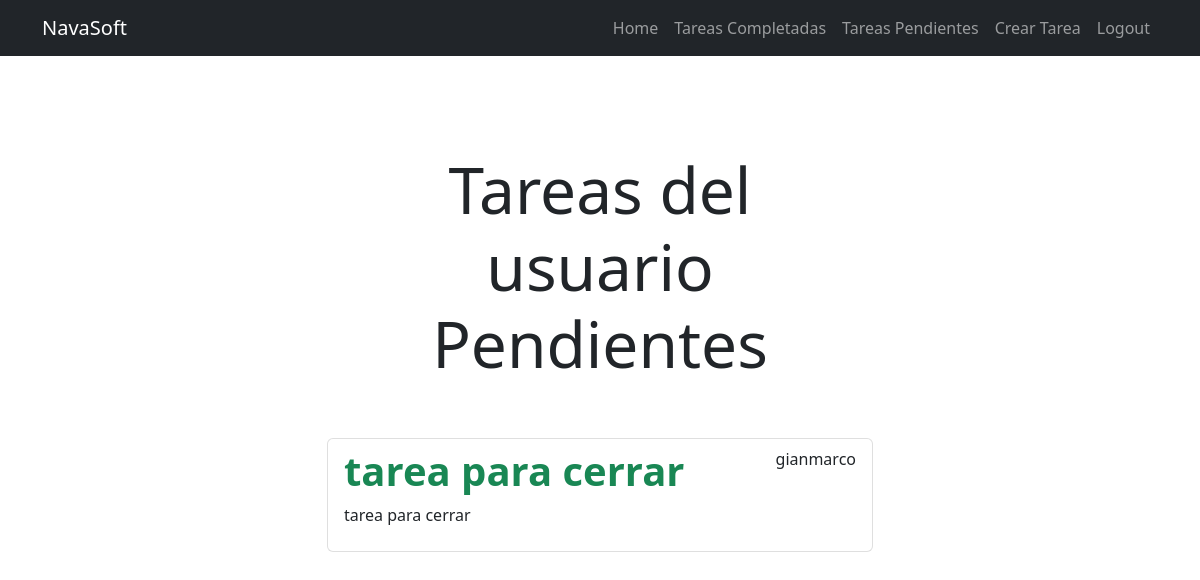
Page /tasks/ (signed in) on the committed database.
### tasks/models.py (models this page shows, shortened)
class Task(models.Model):
  title = models.CharField(max_length=200)
  description = models.TextField(max_length=1000)
  created = models.DateTimeField(auto_now_add=True)
  datecompleted = models.DateTimeField(null=True, blank=True) #tarea completada
  important = models.BooleanField(default=False)
  user = models.ForeignKey(User, on_delete=models.CASCADE)

### tasks/views.py (the view)
# urls.py: path("tasks/", views.tasks, name='tasks'),
@login_required
def tasks(request):
    tasks = Task.objects.filter(user=request.user, datecompleted__isnull=True)
    return render(request, 'tasks.html', {'tasks':tasks})

### tasks/templates/tasks.html (shortened to what this page needs)
{% extends 'base.html' %}
{% block content %}
<main class="container py-5">
    <div class="row">
        <div class="col-md-6 offset-md-3">
            <h1 class="text-center display-3 py-5   ">Tareas del usuario Pendientes</h1>
            <ul class="list-group">
                {% for task in tasks %}
                <a class="list-group-item" href="{% url 'task_detail' task.id   %}">
                    <header class="d-flex justify-content-between">
                        {% if task.important %}
                            <h1 class="fw-bold text-success">{{task.title}}</h1>
                        {% else %}
                            <h1 class="fw-bold">{{task.title}}</h1>
                        {% endif %}
                        <p>{{task.user.username}}</p>
                    </header>
                    <p>{{task.description}}</p>
                </a>
                {% endfor %}
            </ul>
        </div>
    </div>
</main>
{% endblock %}

### rows in the picture
Task: title "tarea para cerrar", user.username "gianmarco", description "tarea para cerrar"
